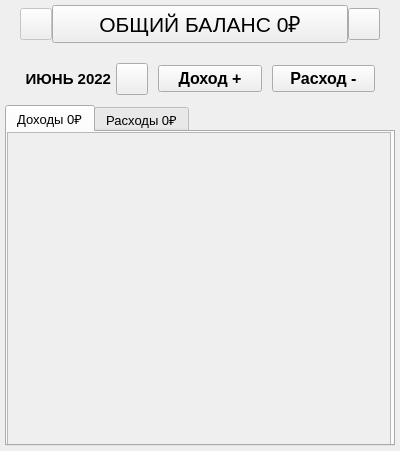
<?xml version="1.0" encoding="UTF-8"?>
<ui version="4.0">
 <class>Form</class>
 <widget class="QWidget" name="Form">
  <property name="geometry">
   <rect>
    <x>0</x>
    <y>0</y>
    <width>400</width>
    <height>451</height>
   </rect>
  </property>
  <property name="sizePolicy">
   <sizepolicy hsizetype="Fixed" vsizetype="Fixed">
    <horstretch>0</horstretch>
    <verstretch>0</verstretch>
   </sizepolicy>
  </property>
  <property name="minimumSize">
   <size>
    <width>400</width>
    <height>451</height>
   </size>
  </property>
  <property name="maximumSize">
   <size>
    <width>400</width>
    <height>451</height>
   </size>
  </property>
  <property name="windowTitle">
   <string notr="true">Мой бюджет</string>
  </property>
  <layout class="QVBoxLayout" name="verticalLayout_2">
   <property name="spacing">
    <number>0</number>
   </property>
   <property name="leftMargin">
    <number>5</number>
   </property>
   <property name="topMargin">
    <number>5</number>
   </property>
   <property name="rightMargin">
    <number>5</number>
   </property>
   <property name="bottomMargin">
    <number>5</number>
   </property>
   <item>
    <layout class="QHBoxLayout" name="horizontalLayout_3">
     <property name="spacing">
      <number>0</number>
     </property>
     <property name="leftMargin">
      <number>15</number>
     </property>
     <property name="rightMargin">
      <number>15</number>
     </property>
     <item>
      <widget class="QPushButton" name="last_button">
       <property name="enabled">
        <bool>false</bool>
       </property>
       <property name="minimumSize">
        <size>
         <width>32</width>
         <height>32</height>
        </size>
       </property>
       <property name="maximumSize">
        <size>
         <width>32</width>
         <height>32</height>
        </size>
       </property>
       <property name="text">
        <string notr="true"/>
       </property>
       <property name="iconSize">
        <size>
         <width>28</width>
         <height>28</height>
        </size>
       </property>
      </widget>
     </item>
     <item>
      <widget class="QPushButton" name="account_button">
       <property name="font">
        <font>
         <pointsize>16</pointsize>
        </font>
       </property>
       <property name="text">
        <string notr="true">ОБЩИЙ БАЛАНС 0₽</string>
       </property>
      </widget>
     </item>
     <item>
      <widget class="QPushButton" name="next_button">
       <property name="minimumSize">
        <size>
         <width>32</width>
         <height>32</height>
        </size>
       </property>
       <property name="maximumSize">
        <size>
         <width>32</width>
         <height>32</height>
        </size>
       </property>
       <property name="text">
        <string notr="true"/>
       </property>
       <property name="iconSize">
        <size>
         <width>28</width>
         <height>28</height>
        </size>
       </property>
      </widget>
     </item>
    </layout>
   </item>
   <item>
    <layout class="QHBoxLayout" name="horizontalLayout">
     <property name="spacing">
      <number>10</number>
     </property>
     <property name="leftMargin">
      <number>20</number>
     </property>
     <property name="topMargin">
      <number>20</number>
     </property>
     <property name="rightMargin">
      <number>20</number>
     </property>
     <property name="bottomMargin">
      <number>10</number>
     </property>
     <item>
      <layout class="QHBoxLayout" name="horizontalLayout_2">
       <property name="spacing">
        <number>5</number>
       </property>
       <property name="leftMargin">
        <number>0</number>
       </property>
       <property name="topMargin">
        <number>0</number>
       </property>
       <property name="rightMargin">
        <number>0</number>
       </property>
       <item>
        <widget class="QLabel" name="date_label">
         <property name="sizePolicy">
          <sizepolicy hsizetype="Fixed" vsizetype="Fixed">
           <horstretch>0</horstretch>
           <verstretch>0</verstretch>
          </sizepolicy>
         </property>
         <property name="font">
          <font>
           <pointsize>11</pointsize>
           <weight>75</weight>
           <bold>true</bold>
          </font>
         </property>
         <property name="text">
          <string notr="true">ИЮНЬ 2022</string>
         </property>
         <property name="alignment">
          <set>Qt::AlignRight|Qt::AlignTrailing|Qt::AlignVCenter</set>
         </property>
        </widget>
       </item>
       <item>
        <widget class="QPushButton" name="date_button">
         <property name="sizePolicy">
          <sizepolicy hsizetype="Fixed" vsizetype="Fixed">
           <horstretch>0</horstretch>
           <verstretch>0</verstretch>
          </sizepolicy>
         </property>
         <property name="minimumSize">
          <size>
           <width>32</width>
           <height>32</height>
          </size>
         </property>
         <property name="maximumSize">
          <size>
           <width>32</width>
           <height>32</height>
          </size>
         </property>
         <property name="text">
          <string notr="true"/>
         </property>
         <property name="iconSize">
          <size>
           <width>28</width>
           <height>28</height>
          </size>
         </property>
        </widget>
       </item>
      </layout>
     </item>
     <item>
      <widget class="QPushButton" name="income_button">
       <property name="font">
        <font>
         <pointsize>12</pointsize>
         <weight>75</weight>
         <bold>true</bold>
        </font>
       </property>
       <property name="text">
        <string notr="true">Доход +</string>
       </property>
      </widget>
     </item>
     <item>
      <widget class="QPushButton" name="expense_button">
       <property name="font">
        <font>
         <pointsize>12</pointsize>
         <weight>75</weight>
         <bold>true</bold>
        </font>
       </property>
       <property name="text">
        <string notr="true">Расход -</string>
       </property>
      </widget>
     </item>
    </layout>
   </item>
   <item>
    <widget class="QTabWidget" name="transactions">
     <property name="font">
      <font>
       <pointsize>10</pointsize>
       <weight>50</weight>
       <bold>false</bold>
      </font>
     </property>
     <property name="currentIndex">
      <number>0</number>
     </property>
     <widget class="QWidget" name="incomes_tab">
      <property name="toolTip">
       <string/>
      </property>
      <attribute name="title">
       <string notr="true">Доходы 0₽</string>
      </attribute>
      <layout class="QVBoxLayout" name="verticalLayout">
       <property name="spacing">
        <number>0</number>
       </property>
       <property name="leftMargin">
        <number>0</number>
       </property>
       <property name="topMargin">
        <number>0</number>
       </property>
       <property name="rightMargin">
        <number>0</number>
       </property>
       <property name="bottomMargin">
        <number>0</number>
       </property>
       <item>
        <widget class="QScrollArea" name="incomes_scroll">
         <property name="minimumSize">
          <size>
           <width>384</width>
           <height>316</height>
          </size>
         </property>
         <property name="maximumSize">
          <size>
           <width>384</width>
           <height>316</height>
          </size>
         </property>
         <property name="widgetResizable">
          <bool>true</bool>
         </property>
         <widget class="QWidget" name="incomes">
          <property name="geometry">
           <rect>
            <x>0</x>
            <y>0</y>
            <width>382</width>
            <height>314</height>
           </rect>
          </property>
          <layout class="QVBoxLayout" name="incomes_list">
           <property name="spacing">
            <number>5</number>
           </property>
           <property name="leftMargin">
            <number>5</number>
           </property>
           <property name="topMargin">
            <number>5</number>
           </property>
           <property name="rightMargin">
            <number>5</number>
           </property>
           <property name="bottomMargin">
            <number>5</number>
           </property>
          </layout>
         </widget>
        </widget>
       </item>
      </layout>
     </widget>
     <widget class="QWidget" name="expenses_tab">
      <attribute name="title">
       <string notr="true">Расходы 0₽</string>
      </attribute>
      <layout class="QVBoxLayout" name="verticalLayout_3">
       <property name="spacing">
        <number>0</number>
       </property>
       <property name="leftMargin">
        <number>0</number>
       </property>
       <property name="topMargin">
        <number>0</number>
       </property>
       <property name="rightMargin">
        <number>0</number>
       </property>
       <property name="bottomMargin">
        <number>0</number>
       </property>
       <item>
        <widget class="QScrollArea" name="expenses_scroll">
         <property name="sizePolicy">
          <sizepolicy hsizetype="Fixed" vsizetype="Fixed">
           <horstretch>0</horstretch>
           <verstretch>0</verstretch>
          </sizepolicy>
         </property>
         <property name="minimumSize">
          <size>
           <width>384</width>
           <height>316</height>
          </size>
         </property>
         <property name="maximumSize">
          <size>
           <width>384</width>
           <height>316</height>
          </size>
         </property>
         <property name="widgetResizable">
          <bool>true</bool>
         </property>
         <widget class="QWidget" name="expenses">
          <property name="geometry">
           <rect>
            <x>0</x>
            <y>0</y>
            <width>382</width>
            <height>314</height>
           </rect>
          </property>
          <layout class="QVBoxLayout" name="expenses_list">
           <property name="spacing">
            <number>5</number>
           </property>
           <property name="leftMargin">
            <number>5</number>
           </property>
           <property name="topMargin">
            <number>5</number>
           </property>
           <property name="rightMargin">
            <number>5</number>
           </property>
           <property name="bottomMargin">
            <number>5</number>
           </property>
          </layout>
         </widget>
        </widget>
       </item>
      </layout>
     </widget>
    </widget>
   </item>
  </layout>
 </widget>
 <resources/>
 <connections/>
</ui>
